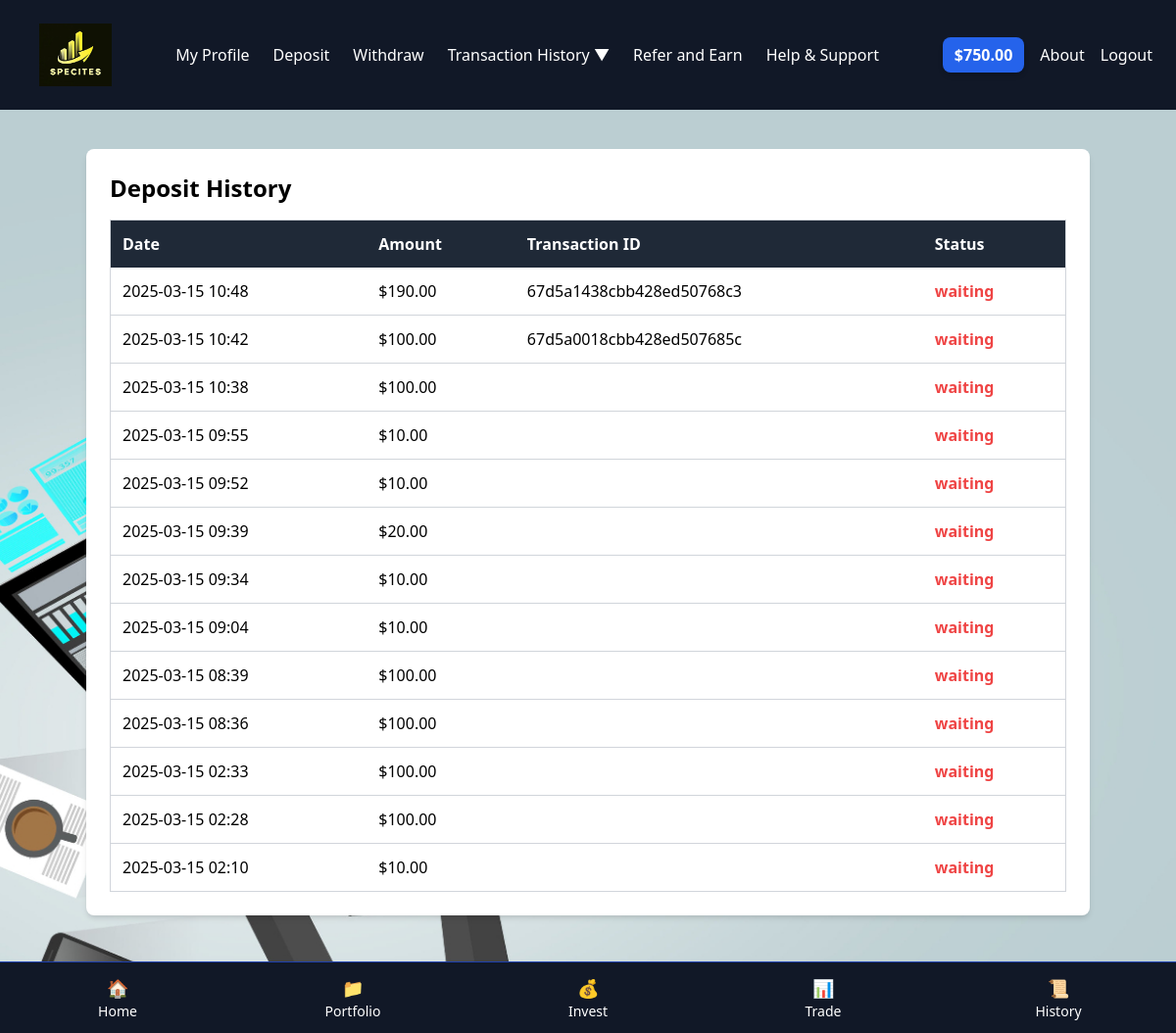
/transactions/deposit-history/ (signed in), run on the app's committed database.
### accounts/models.py (models this page shows, shortened)
class User(AbstractUser):
    username = None
    email = models.EmailField(unique=True, null=False, blank=False)
    phone_number = models.CharField(max_length=15, unique=True, blank=False, null=False)
    country_code = models.CharField(max_length=6, blank=False, null=True)  # Store country code separately
    country = CountryField(blank_label="(Select country)", max_length=2)
    objects = UserManager()
    USERNAME_FIELD = 'email'
    REQUIRED_FIELDS = ['phone_number']
    city = models.CharField(max_length=256)
    referral_code = models.CharField(max_length=10, unique=True)
    referral_bonus = models.DecimalField(default=0.00, max_digits=10, decimal_places=2)

class Profile(models.Model):
    user = models.OneToOneField(
        User,
        related_name='account_profile',
        on_delete=models.CASCADE
    )
    date_of_birth = models.DateField(null=True, blank=True)
    national_id_number = models.CharField(max_length=50, null=True, blank=True)
    balance = models.DecimalField(max_digits=12, decimal_places=2, default=0.00)
    withdrawable_balance = models.DecimalField(max_digits=12, decimal_places=2, default=0.00)
    ongoing_investment_balance = models.DecimalField(max_digits=12, decimal_places=2, default=0.00)
    total_invested = models.DecimalField(max_digits=12, decimal_places=2, default=0.00)
    total_yielded = models.DecimalField(max_digits=12, decimal_places=2, default=0.00)

### transactions/models.py (models this page shows, shortened)
class CryptoDeposit(models.Model):
    STATUS_CHOICES = [
        ("pending", "Pending"),
        ("confirmed", "Confirmed"),
        ("failed", "Failed"),
    ]
    user = models.ForeignKey(User, related_name='deposit', on_delete=models.CASCADE)
    amount = models.DecimalField(
        max_digits=10, decimal_places=2, validators=[MinValueValidator(10)]
    )
    payment_id = models.CharField(max_length=255, unique=False)
    payment_status = models.CharField(max_length=20, choices=STATUS_CHOICES, default="pending")
    transaction_id = models.CharField(max_length=100, unique=False)
    created_at = models.DateTimeField(auto_now_add=True)
    updated_at = models.DateTimeField(auto_now=True)

### transactions/views.py (the view)
# urls.py: path("deposit-history/", deposit_history, name="deposit_history"),
@login_required
def deposit_history(request):
    deposits = CryptoDeposit.objects.filter(user=request.user).order_by("-created_at")
    return render(request, "transactions/deposit_history.html", {"deposits": deposits})

### templates/transactions/deposit_history.html
{% extends 'core/base.html' %}
{% block content %}
<div class="container mx-auto my-10 p-6 bg-white shadow-md rounded-lg">
    <h2 class="text-2xl font-bold mb-4">Deposit History</h2>
    <table class="min-w-full border-collapse border border-gray-300">
        <thead>
            <tr class="bg-gray-800 text-white">
                <th class="p-3 text-left">Date</th>
                <th class="p-3 text-left">Amount</th>
                <th class="p-3 text-left">Transaction ID</th>
                <th class="p-3 text-left">Status</th>
            </tr>
        </thead>
        <tbody>
            {% for deposit in deposits %}
            <tr class="border-b border-gray-300">
                <td class="p-3">{{ deposit.created_at|date:"Y-m-d H:i" }}</td>
                <td class="p-3">${{ deposit.amount }}</td>
                <td class="p-3">{{ deposit.transaction_id }}</td>
                <td class="p-3">
                    {% if deposit.payment_status == "confirmed" %}
                        <span class="text-green-500 font-bold">{{ deposit.payment_status }}</span>
                    {% elif deposit.payment_status == "pending" %}
                        <span class="text-yellow-500 font-bold">{{ deposit.payment_status }}</span>
                    {% else %}
                        <span class="text-red-500 font-bold">{{ deposit.payment_status }}</span>
                    {% endif %}
                </td>
            </tr>
            {% empty %}
            <tr>
                <td colspan="5" class="p-3 text-center text-gray-500">No deposits found.</td>
            </tr>
            {% endfor %}
        </tbody>
    </table>
</div>
{% endblock %}

### templates/core/navbar.html (shortened to what this page needs)
{% if request.user.is_authenticated %}
{% load static %}
<nav class="flex items-center justify-between bg-gray-900 p-4 lg:p-6">
    <div class="flex items-center">
        <img src="{% static 'img/logo.png' %}" alt="Logo" class="h-16 w-auto ml-4">
    </div>
    <div class="hidden lg:flex space-x-6">
        <a href="{% url 'profile' %}" class="text-white hover:text-gray-300">My Profile</a>
        <a href="{% url 'transactions:deposit_money' %}" class="text-white hover:text-gray-300">Deposit</a>
        <a href="{% url 'transactions:withdraw_money' %}" class="text-white hover:text-gray-300">Withdraw</a>
        <div class="relative">
            <button id="transaction-btn" class="text-white hover:text-gray-300 focus:outline-none">
                Transaction History ▼
            </button>
        </div>
        <a href="{% url 'core:refer_earn' %}" class="text-white hover:text-gray-300">Refer and Earn</a>
        <a href="{% url 'help' %}" class="text-white hover:text-gray-300">Help & Support</a>
    </div>
    <div class="flex items-center space-x-4">
        <div class="relative">
            <button id="balance-btn" class="text-white font-semibold bg-blue-600 px-3 py-1.5 rounded-lg shadow-md hover:bg-blue-700 focus:outline-none">
                ${{ request.user.account_profile.balance }}
            </button>
        </div>
        <a href="{% url 'about' %}" class="hidden sm:block text-white hover:text-gray-300">About</a>
        <a href="{% url 'accounts:user_logout' %}" class="text-white hover:text-gray-300">Logout</a>
    </div>
</nav>
{% endif %}

### data on the page
User: user.account_profile.balance "750.00"
CryptoDeposit: created_at "2025-03-15 10:48", amount "190.00", transaction_id "67d5a1438cbb428ed50768c3", payment_status "waiting"
CryptoDeposit: created_at "2025-03-15 10:42", amount "100.00", transaction_id "67d5a0018cbb428ed507685c", payment_status "waiting"
CryptoDeposit: created_at "2025-03-15 10:38", amount "100.00", payment_status "waiting"
CryptoDeposit: created_at "2025-03-15 09:55", amount "10.00", payment_status "waiting"
CryptoDeposit: created_at "2025-03-15 09:52", amount "10.00", payment_status "waiting"
CryptoDeposit: created_at "2025-03-15 09:39", amount "20.00", payment_status "waiting"
CryptoDeposit: created_at "2025-03-15 09:34", amount "10.00", payment_status "waiting"
CryptoDeposit: created_at "2025-03-15 09:04", amount "10.00", payment_status "waiting"
CryptoDeposit: created_at "2025-03-15 08:39", amount "100.00", payment_status "waiting"
CryptoDeposit: created_at "2025-03-15 08:36", amount "100.00", payment_status "waiting"
CryptoDeposit: created_at "2025-03-15 02:33", amount "100.00", payment_status "waiting"
CryptoDeposit: created_at "2025-03-15 02:28", amount "100.00", payment_status "waiting"
CryptoDeposit: created_at "2025-03-15 02:10", amount "10.00", payment_status "waiting"
